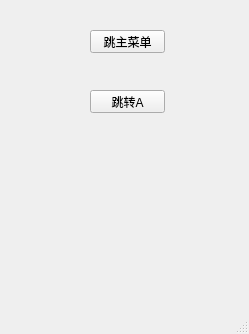
<?xml version="1.0" encoding="UTF-8"?>
<ui version="4.0">
 <class>MainWindow</class>
 <widget class="QMainWindow" name="MainWindow">
  <property name="geometry">
   <rect>
    <x>0</x>
    <y>0</y>
    <width>249</width>
    <height>334</height>
   </rect>
  </property>
  <property name="windowTitle">
   <string>MainWindow</string>
  </property>
  <widget class="QWidget" name="centralwidget">
   <widget class="QPushButton" name="pushButton">
    <property name="geometry">
     <rect>
      <x>90</x>
      <y>30</y>
      <width>75</width>
      <height>23</height>
     </rect>
    </property>
    <property name="text">
     <string>跳主菜单</string>
    </property>
   </widget>
   <widget class="QPushButton" name="pushButton_2">
    <property name="geometry">
     <rect>
      <x>90</x>
      <y>90</y>
      <width>75</width>
      <height>23</height>
     </rect>
    </property>
    <property name="text">
     <string>跳转A</string>
    </property>
   </widget>
  </widget>
  <widget class="QMenuBar" name="menubar">
   <property name="geometry">
    <rect>
     <x>0</x>
     <y>0</y>
     <width>249</width>
     <height>22</height>
    </rect>
   </property>
  </widget>
  <widget class="QStatusBar" name="statusbar"/>
 </widget>
 <resources/>
 <connections/>
</ui>
